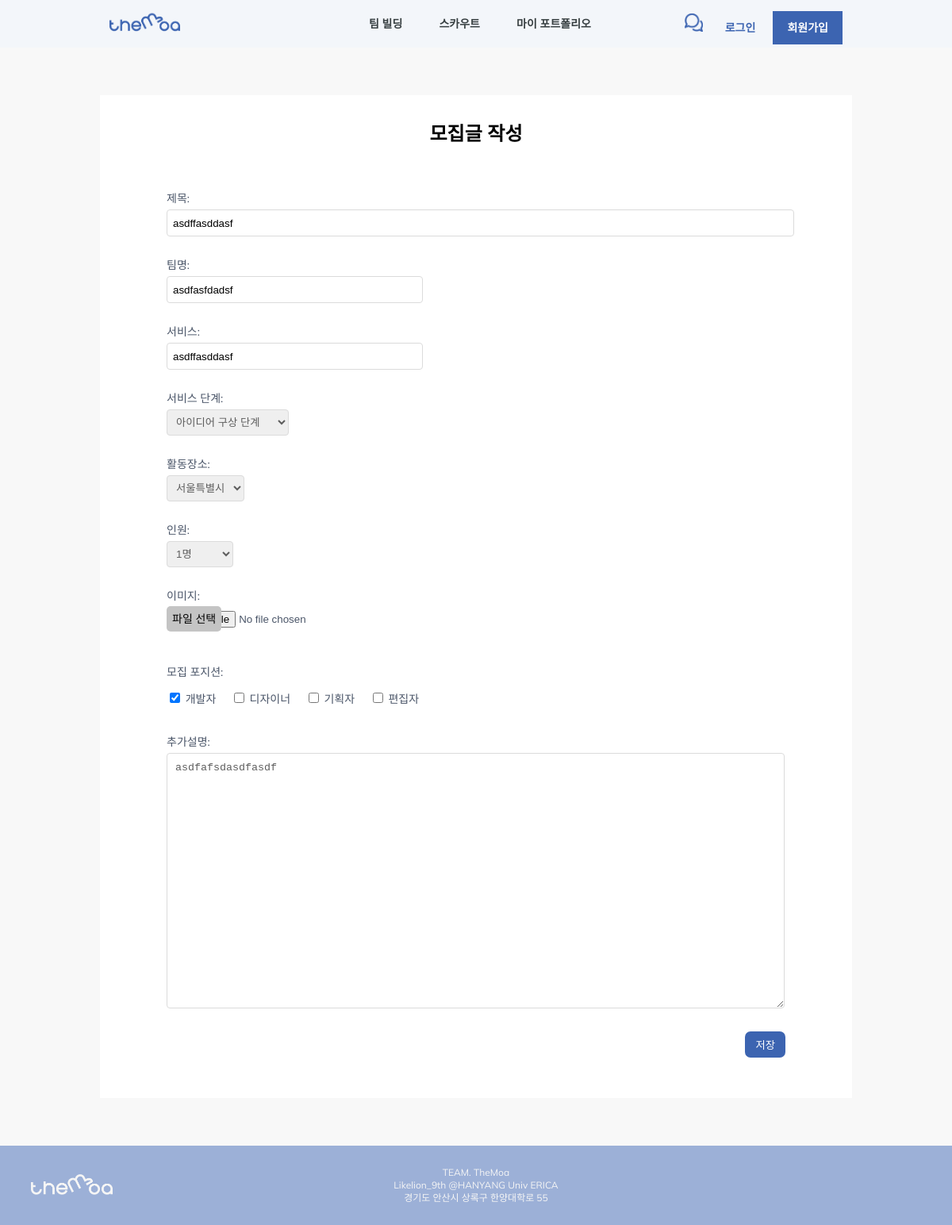
The page /recruit/update_recruit/1/ on the database its author committed.
### team_build/models.py (models this page shows)
class Recruit(models.Model):
    writer = models.CharField(default='', max_length=200)
    writer_username = models.CharField(default='', max_length=200)
    title = models.CharField(default='', max_length=300) # 프로젝트 한줄 설명으로 들어갈 것
    team_name = models.CharField(default='', max_length=200)
    service = models.CharField(default='', max_length=200)
    team_members = models.CharField(
        default='1',
        blank=True,
        null=False,
        max_length=200,
        choices=TEAM_MEMBERS_CHOICES
        )
    service_level = models.CharField(
        default='0',
        null=False,
        blank=True,
        max_length=200,
        choices=LEVEL_CHOICES
        )
    founding_date = models.DateField(default=timezone.now, null=False, blank=True)
    locate = models.CharField(default='', null=False, blank=True, max_length=2, choices=LOCATE_CHOICES)
    image = models.ImageField(
        default='image/team_build/none/img_default.png',
        upload_to="image/team_build/",
        blank=True,
        null=False
        )
    role = MultiSelectField(default='', choices=ROLE_CHOICES, max_choices=4, max_length=100)
    detail = models.TextField(blank=True, null=True)

### team_build/views.py (the view)
# urls.py: path('update_recruit/<int:id>/', update_recruit, name='update_recruit'),
def update_recruit(request, id):
    if request.user.id:
        current_user = User.objects.get(pk=request.user.id)
    else:
        current_user = None
    recruit_instance = get_object_or_404(Recruit, pk=id)
    if request.method == "POST":
        recruit_update_form = RecruitForm(request.POST, request.FILES, instance=recruit_instance)
        if recruit_update_form.is_valid():
            recruit_update_form.save()
        return redirect('team_build:team_build')
    else:
        form = RecruitForm(instance=recruit_instance)
        context = {
            'current_user':current_user,
            'form': form,
            'id': id,
        }
        return render(request, 'team_build/update_recruit.html', context)

### templates/team_build/update_recruit.html (shortened to what this page needs)
{% extends 'base.html' %}
        {% load static %}
        {% block extrahead %}
        <link rel="stylesheet" href="../../../static/css/base.css">
        <link rel="stylesheet" href="../../../static/css/team_build/create_recruit.css">
        {% endblock %}
{% block content %}
    <div class="recruit-back-box">
        <div class="recruit-info-title">모집글 작성</div>
        <form action="{% url 'team_build:update_recruit' id %}" method="POST" enctype="multipart/form-data">
            {% for field in form %}
                {% if field.label == '이미지:' %}
                    <div style="margin-bottom: 10px;">{{field.label}}</div>
                    <div>{{field}}</div>
                    <label class="recruit-image-btn" for="id_image">파일 선택</label>
                    <br>
                    <br>
                {% else %}
                    <div>{{field.label}}</div>
                    <div>{{field}}</div>
                    <br>
                {% endif %}
            {% endfor %}
            <div class="recruit-submit-box">
                <button class="recruit-submit" type="submit">저장</button>
            </div>
        </form>
    </div>
{% endblock %}

### static/css/base.css (style rules this page uses)
body, html { margin: 0; padding : 0; font-family: 'Mulish', sans-serif; }

### static/css/team_build/create_recruit.css (style rules this page uses)
html { background-color: rgba(248, 248, 248, 1); }
.recruit-back-box { background-color: white; width: 65%; margin-top: 5%; margin-left: auto; margin-right: auto; margin-bottom: 5%; padding: 7%; }
.recruit-back-box > form > div { color: rgba(74, 85, 104, 1); font-size: 14px; margin-bottom: 5px; }
.recruit-info-title { font-size: 24px; font-weight: bold; text-align: center; margin-top: -7%; margin-bottom: 7%; }
.recruit-title { width: 100%; height: 30px; border: 1px solid rgb(219, 219, 219); border-radius: 4px; padding-left: 7px; }
.recruit-text-input { width: 40%; height: 30px; border: 1px solid rgb(219, 219, 219); border-radius: 4px; padding-left: 7px; }
.recruit-select { border: 1px solid rgb(219, 219, 219); border-radius: 4px; color: rgb(94, 94, 94); padding: 7px; }
.recruit-image-btn { background-color: rgba(196, 196, 196, 1); border-radius: 5px; padding: 7px; font-size: 14px; position: relative; top: -27px; z-index: 3; }
.recruit-role { list-style: none; padding: 0px; }
.recruit-role > li { display: inline; margin-right: 15px; }
.recruit-detail { border: 1px solid rgb(219, 219, 219); border-radius: 4px; width: 97%; height: 300px; padding: 10px; color:rgb(94, 94, 94); }
.recruit-submit-box { float: right; }
.recruit-submit { border: none; border-radius: 7px; background-color: rgba(60, 100, 177, 1); color: white; padding: 7px; padding-left: 13px; padding-right: 13px; }

### rows shown on the page
Recruit: form "asdffasddasf" "asdfasfdadsf" "asdffasddasf" "아이디어 구상 단계" "서울특별시" "1명" "☑ ☐ ☐ ☐" "asdfafsdasdfasdf"

### other values the page prints
{{ field.label }} "제목:" "팀명:" "서비스:" "서비스 단계:" "활동장소:" "인원:" "모집 포지션:" "추가설명:"
{{ field.label }} "이미지:"
